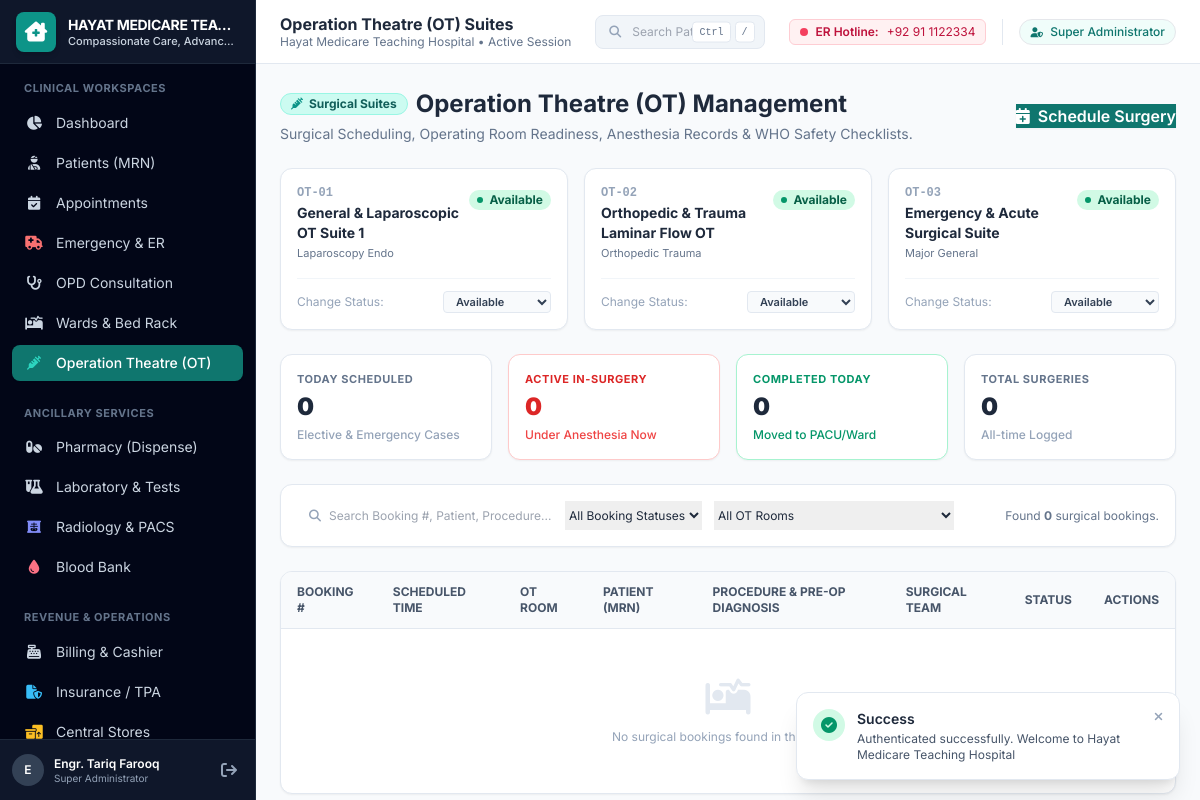
The app's page /index.php?page=ot (signed in) with its own data.
### tables this page shows
CREATE TABLE `hospital_profiles` (
    `id` INT AUTO_INCREMENT PRIMARY KEY,
    `hospital_name` VARCHAR(150) NOT NULL,
    `tagline` VARCHAR(255) DEFAULT 'Excellence in Patient Care & Clinical Service',
    `license_number` VARCHAR(100) DEFAULT NULL,
    `tax_number` VARCHAR(100) DEFAULT NULL,
    `address` TEXT NOT NULL,
    `city` VARCHAR(100) NOT NULL,
    `country` VARCHAR(100) DEFAULT 'Pakistan',
    `phone` VARCHAR(50) NOT NULL,
    `email` VARCHAR(100) NOT NULL,
    `emergency_hotline` VARCHAR(50) NOT NULL,
    `currency_symbol` VARCHAR(10) DEFAULT 'PKR ',
    `default_tax_rate` DECIMAL(5,2) DEFAULT 0.00,
    `time_zone` VARCHAR(50) DEFAULT 'Asia/Karachi',
    `created_at` TIMESTAMP DEFAULT CURRENT_TIMESTAMP,
    `updated_at` TIMESTAMP DEFAULT CURRENT_TIMESTAMP ON UPDATE CURRENT_TIMESTAMP
);

CREATE TABLE IF NOT EXISTS `ot_rooms` (
    `id` INT AUTO_INCREMENT PRIMARY KEY,
    `room_name` VARCHAR(100) NOT NULL,
    `room_number` VARCHAR(30) NOT NULL UNIQUE,
    `theatre_type` ENUM('Major_General', 'Laparoscopy_Endo', 'Orthopedic_Trauma', 'Cardiac_OT', 'Obstetric_Labor') DEFAULT 'Major_General',
    `status` ENUM('Available', 'In_Surgery', 'Sterilization', 'Maintenance') DEFAULT 'Available'
);

### views/ot/index.php (the view, shortened to what the rows shown need)
<?php
$db = Database::getConnection();
$otRooms = $db->query("SELECT * FROM `ot_rooms` ORDER BY room_number ASC")->fetchAll(PDO::FETCH_ASSOC);
?>
<main class="flex-1 overflow-y-auto bg-slate-50 p-6">
    <div class="max-w-7xl mx-auto space-y-6">
        <div class="flex flex-col md:flex-row md:items-center justify-between gap-4">
            <div>
                <div class="flex items-center gap-2">
                    <h1 class="text-2xl font-bold text-slate-800">Operation Theatre (OT) Management</h1>
                </div>
            </div>
        </div>
        <div class="grid grid-cols-1 md:grid-cols-3 gap-4">
            <?php foreach ($otRooms as $room): ?>
            <div class="bg-white p-4 rounded-xl border border-slate-200 shadow-sm relative overflow-hidden flex flex-col justify-between">
                <div class="flex items-start justify-between">
                    <div>
                        <div class="text-xs font-mono font-bold text-slate-400"><?= htmlspecialchars($room['room_number']) ?></div>
                        <h3 class="font-bold text-slate-800 text-sm mt-0.5"><?= htmlspecialchars($room['room_name']) ?></h3>
                        <div class="text-[11px] text-slate-500 mt-0.5 capitalize"><?= str_replace('_', ' ', $room['theatre_type']) ?></div>
                    </div>
                    <div>
                        <?php if ($room['status'] === 'Available'): ?>
                            <span class="inline-flex items-center px-2 py-0.5 rounded-full text-xs font-bold bg-emerald-100 text-emerald-800">
                                <span class="w-1.5 h-1.5 rounded-full bg-emerald-600 mr-1.5"></span> Available
                            </span>
                        <?php elseif ($room['status'] === 'In_Surgery'): ?>
                            <span class="inline-flex items-center px-2 py-0.5 rounded-full text-xs font-bold bg-red-100 text-red-800 animate-pulse">
                                <span class="w-1.5 h-1.5 rounded-full bg-red-600 mr-1.5"></span> In Surgery
                            </span>
                        <?php elseif ($room['status'] === 'Sterilization'): ?>
                            <span class="inline-flex items-center px-2 py-0.5 rounded-full text-xs font-bold bg-amber-100 text-amber-800">
                                <span class="w-1.5 h-1.5 rounded-full bg-amber-600 mr-1.5"></span> Sterilizing
                            </span>
                        <?php else: ?>
                            <span class="inline-flex items-center px-2 py-0.5 rounded-full text-xs font-bold bg-slate-100 text-slate-700">
                                Maintenance
                            </span>
                        <?php endif; ?>
                    </div>
                </div>
                <div class="mt-4 pt-3 border-t border-slate-100 flex items-center justify-between text-xs">
                    <span class="text-slate-400">Change Status:</span>
                    <form method="POST" action="index.php?action=ot_room_status" class="flex items-center gap-1">
                        <select name="status" onchange="this.form.submit()" class="text-[11px] py-0.5 px-2 rounded border border-slate-200 bg-slate-50 text-slate-700 font-semibold cursor-pointer">
                            <option value="Available" <?= $room['status'] === 'Available' ? 'selected' : '' ?>>Available</option>
                        </select>
                    </form>
                </div>
            </div>
            <?php endforeach; ?>
        </div>
        <div class="bg-white rounded-xl border border-slate-200 shadow-sm overflow-hidden">
            <div class="overflow-x-auto">
                <table class="w-full text-left text-xs border-collapse">
                    <thead class="bg-slate-50 border-b border-slate-200 text-slate-600 uppercase font-semibold">
                        <tr>
                            <th class="py-3 px-4">Booking #</th>
                            <th class="py-3 px-4">Scheduled Time</th>
                            <th class="py-3 px-4">OT Room</th>
                            <th class="py-3 px-4">Patient (MRN)</th>
                            <th class="py-3 px-4">Procedure & Pre-Op Diagnosis</th>
                            <th class="py-3 px-4">Surgical Team</th>
                            <th class="py-3 px-4">Status</th>
                            <th class="py-3 px-4 text-right">Actions</th>
                        </tr>
                    </thead>
                </table>
            </div>
        </div>
    </div>
</main>

### views/layouts/sidebar.php (shortened to what the rows shown need)
<?php
$hProfile = hospital_profile();
?>
<aside class="w-64 bg-navy-950 text-slate-300 flex flex-col flex-shrink-0 h-full border-r border-slate-800 no-print">
    <div class="h-16 flex items-center px-4 bg-navy-900 border-b border-slate-800 gap-3">
        <div class="leading-tight overflow-hidden">
            <h1 class="font-bold text-white text-sm truncate tracking-tight uppercase"><?= htmlspecialchars($hProfile['hospital_name']) ?></h1>
            <p class="text-[11px] text-medical-400 font-medium truncate"><?= htmlspecialchars($hProfile['tagline'] ?? 'Clinical Care') ?></p>
        </div>
    </div>
</aside>

### views/layouts/topbar.php (shortened to what the rows shown need)
<?php
$hProfile = hospital_profile();
?>
<header class="h-16 bg-white border-b border-slate-200 px-6 flex items-center justify-between flex-shrink-0 no-print">
    <div class="flex items-center gap-3">
        <div>
            <h2 class="font-bold text-slate-800 text-base leading-tight"><?= clean_input($pageTitle ?? 'Hospital Management') ?></h2>
            <p class="text-xs text-slate-500"><?= htmlspecialchars($hProfile['hospital_name']) ?> &bull; Active Session</p>
        </div>
    </div>
    <div class="flex items-center gap-4">
        <div class="hidden lg:flex items-center gap-2 px-2.5 py-1 bg-rose-50 border border-rose-200 rounded-md text-xs text-rose-700">
            <span class="w-2 h-2 rounded-full bg-rose-500 animate-pulse"></span>
            <span class="font-semibold">ER Hotline:</span> <?= htmlspecialchars($hProfile['emergency_hotline'] ?? '1122') ?>
        </div>
        <div class="flex items-center gap-2 border-l border-slate-200 pl-4">
            <span class="px-2.5 py-1 rounded-full text-xs font-medium bg-medical-50 text-medical-700 border border-medical-200">
            </span>
        </div>
    </div>
</header>

### records on screen
hospital_profiles: hospital_name "HAYAT MEDICARE TEA…", tagline "Compassionate Care, Advanc…", hospital_name "Hayat Medicare Teaching Hospital", emergency_hotline "+92 91 1122334"
ot_rooms: room_number "OT-01", room_name "General & Laparoscopic OT Suite 1", theatre_type "Laparoscopy Endo", shows "Available", status "Available"
ot_rooms: room_number "OT-02", room_name "Orthopedic & Trauma Laminar Flow OT", theatre_type "Orthopedic Trauma", shows "Available", status "Available"
ot_rooms: room_number "OT-03", room_name "Emergency & Acute Surgical Suite", theatre_type "Major General", shows "Available", status "Available"

### other values on screen
substr($currentUser['full_name'] ?? 'U', 0, 1) "E"
$currentUser['full_name'] "Engr. Tariq Farooq"
$currentUser['role_name'] "Super Administrator"
clean_input($pageTitle ?? 'Hospital Management') "Operation Theatre (OT) Suites"
$stats['today_scheduled'] "0"
$stats['in_surgery_count'] "0"
$stats['completed_today'] "0"
$stats['total_surgeries'] "0"
count($bookings) "0"
$flash['type'] "Success"
$flash['message'] "Authenticated successfully. Welcome to Hayat Medicare Teaching Hospital"
